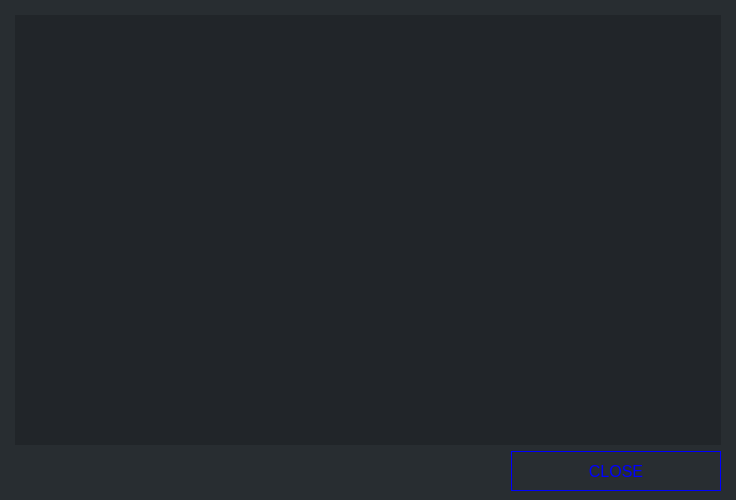
<?xml version="1.0" encoding="UTF-8"?>
<ui version="4.0">
 <class>DepositDetailsDialog</class>
 <widget class="QDialog" name="DepositDetailsDialog">
  <property name="geometry">
   <rect>
    <x>0</x>
    <y>0</y>
    <width>736</width>
    <height>500</height>
   </rect>
  </property>
  <property name="minimumSize">
   <size>
    <width>0</width>
    <height>500</height>
   </size>
  </property>
  <property name="windowTitle">
   <string>Deposit Details</string>
  </property>
  <property name="styleSheet">
   <string notr="true">background-color: #282d31;
color: #ddd;
border: 0px;</string>
  </property>
  <layout class="QVBoxLayout" name="verticalLayout">
   <property name="leftMargin">
    <number>15</number>
   </property>
   <property name="topMargin">
    <number>15</number>
   </property>
   <property name="rightMargin">
    <number>15</number>
   </property>
   <property name="bottomMargin">
    <number>9</number>
   </property>
   <item>
    <widget class="QTextBrowser" name="m_detailsBrowser">
     <property name="font">
      <font>
       <pointsize>-1</pointsize>
      </font>
     </property>
     <property name="styleSheet">
      <string notr="true">background-color: #212529;
color: #ddd;
border: 0px;
font-size: 13px;</string>
     </property>
    </widget>
   </item>
   <item>
    <layout class="QHBoxLayout" name="horizontalLayout">
     <item>
      <spacer name="horizontalSpacer">
       <property name="orientation">
        <enum>Qt::Horizontal</enum>
       </property>
       <property name="sizeHint" stdset="0">
        <size>
         <width>40</width>
         <height>20</height>
        </size>
       </property>
      </spacer>
     </item>
     <item>
      <widget class="QPushButton" name="m_closeButton">
       <property name="minimumSize">
        <size>
         <width>210</width>
         <height>40</height>
        </size>
       </property>
       <property name="font">
        <font>
         <pointsize>-1</pointsize>
        </font>
       </property>
       <property name="styleSheet">
        <string notr="true">color: blue; background-color: #1; border: 1px solid blue; font-size: 16px;</string>
       </property>
       <property name="text">
        <string>CLOSE</string>
       </property>
      </widget>
     </item>
    </layout>
   </item>
  </layout>
 </widget>
 <resources/>
 <connections>
  <connection>
   <sender>m_closeButton</sender>
   <signal>clicked()</signal>
   <receiver>DepositDetailsDialog</receiver>
   <slot>accept()</slot>
   <hints>
    <hint type="sourcelabel">
     <x>683</x>
     <y>333</y>
    </hint>
    <hint type="destinationlabel">
     <x>367</x>
     <y>178</y>
    </hint>
   </hints>
  </connection>
 </connections>
</ui>
